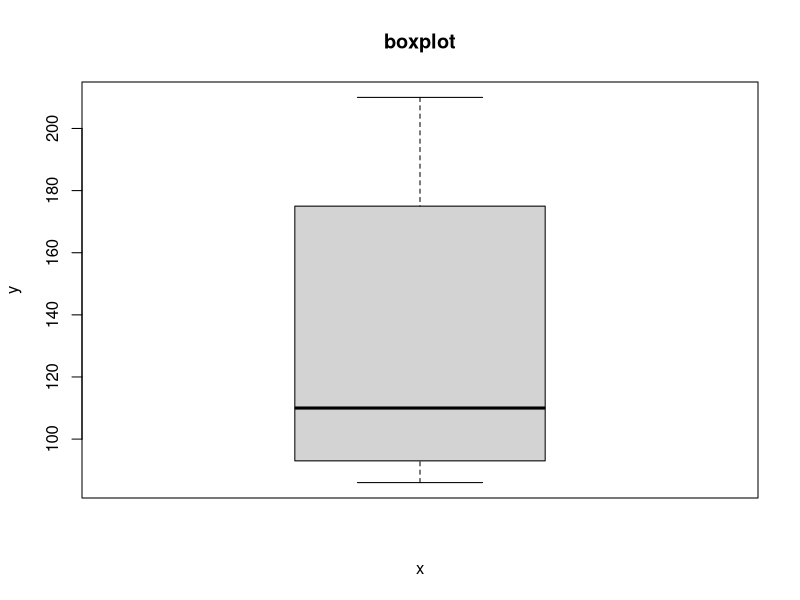

Generate this figure with R:
hp<-c(110,110,93,210,175,86)
name<-c("Mazda RX4","Mazda RX4 Wag","Datsun 710","Hornet 4 Drive","Hornet Sportabout","Valiant")
df<- data.frame(name,hp)
print(df)
m=mean(df$hp)
print(paste("mean is:",m))
med=median(df$hp)
print(paste("median is:",med))
mode<-names(sort(-table(df$hp)))[1]
print(paste("mode is:",mode))
print("summary is:")
print(summary(df$hp))
boxplot(df$hp, xlab="x", ylab="y", main="boxplot")